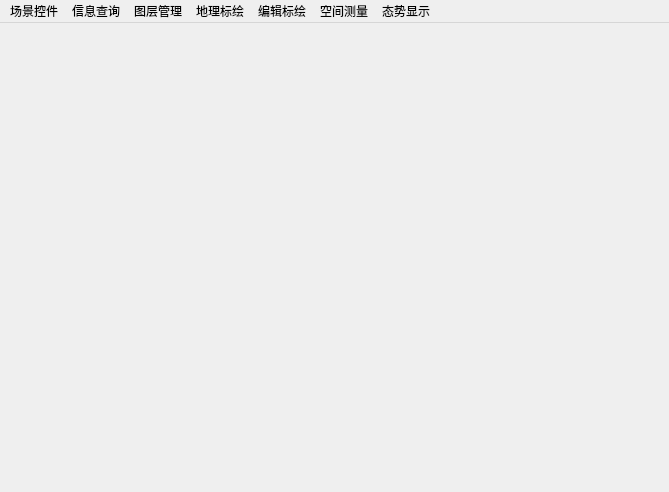
 <widget class="QMainWindow" name="myEarthSimClass">
  <property name="geometry">
   <rect>
    <x>0</x>
    <y>0</y>
    <width>669</width>
    <height>492</height>
   </rect>
  </property>
  <property name="windowTitle">
   <string>myEarthSim</string>
  </property>
  <widget class="QWidget" name="centralWidget">
   <layout class="QHBoxLayout" name="horizontalLayout">
    <property name="spacing">
     <number>0</number>
    </property>
    <property name="margin">
     <number>0</number>
    </property>
    <item>
     <layout class="QGridLayout" name="gridLayout">
      <item row="0" column="0">
       <layout class="QGridLayout" name="gridLayout_2">
        <item row="0" column="0">
         <layout class="QGridLayout" name="gridLayout_3">
          <item row="0" column="0">
           <layout class="QGridLayout" name="gridLayout_4"/>
          </item>
         </layout>
        </item>
       </layout>
      </item>
     </layout>
    </item>
   </layout>
  </widget>
  <widget class="QMenuBar" name="menuBar">
   <property name="geometry">
    <rect>
     <x>0</x>
     <y>0</y>
     <width>669</width>
     <height>23</height>
    </rect>
   </property>
   <widget class="QMenu" name="menu">
    <property name="title">
     <string>场景控件</string>
    </property>
    <widget class="QMenu" name="menu_25">
     <property name="title">
      <string>鼠标地理位置</string>
     </property>
     <addaction name="actionStartGetMourseGeoPosition"/>
     <addaction name="actionEndGetMourseGeoPosition"/>
    </widget>
    <addaction name="actionShowEarthControl"/>
    <addaction name="actionSetNavigationPosition"/>
    <addaction name="actionSetGlobeScalePosition"/>
    <addaction name="actionFlyToTarget"/>
    <addaction name="menu_25"/>
    <addaction name="actionGUIEventHandler"/>
    <addaction name="actionStateTextSize"/>
    <addaction name="actionGetCameraPosition"/>
    <addaction name="actionSetCameraHeight"/>
    <addaction name="actionComputeAzimuth"/>
    <addaction name="actionSetCameraMode"/>
   </widget>
   <widget class="QMenu" name="menu_2">
    <property name="title">
     <string>图层管理</string>
    </property>
    <widget class="QMenu" name="menu_6">
     <property name="title">
      <string>影像图层</string>
     </property>
     <addaction name="action_TMSImage"/>
     <addaction name="action_UnVisibleTMSImage"/>
     <addaction name="action_VisibleTMSImage"/>
     <addaction name="action_gooleImage"/>
     <addaction name="action_unVidibleGoogleImage"/>
     <addaction name="action_VisiblegoogleImage"/>
     <addaction name="separator"/>
     <addaction name="actionAddTDTImage"/>
    </widget>
    <widget class="QMenu" name="menu_8">
     <property name="title">
      <string>高程图层</string>
     </property>
     <addaction name="action_TMSEle"/>
     <addaction name="action_unVisibleTMSEle"/>
     <addaction name="action_VisibleTMSEle"/>
     <addaction name="separator"/>
     <addaction name="actionAddTifDem"/>
    </widget>
    <widget class="QMenu" name="menu_9">
     <property name="title">
      <string>矢量图层</string>
     </property>
     <addaction name="action_addCountryLineShp"/>
     <addaction name="action_UnVisiblelineShp"/>
     <addaction name="action_VisiblelineShp"/>
     <addaction name="separator"/>
     <addaction name="action_AddPolygonShp"/>
     <addaction name="action_UnVisiblePolygonShp"/>
     <addaction name="action_VisiblePolygonShp"/>
     <addaction name="separator"/>
     <addaction name="action_AddPointShp"/>
     <addaction name="action_UnVisiblePointShp"/>
     <addaction name="action_VisiblePointShp"/>
    </widget>
    <widget class="QMenu" name="menu_18">
     <property name="title">
      <string>太乐瓦片</string>
     </property>
     <addaction name="actionLoadCustomTile"/>
     <addaction name="actionShowCustomTile"/>
     <addaction name="actionHideCustomTile"/>
    </widget>
    <widget class="QMenu" name="menu_28">
     <property name="title">
      <string>对象图层</string>
     </property>
     <addaction name="actionCreateJFQLayer"/>
     <addaction name="actionVisibleJFQLayer"/>
     <addaction name="actionDeleteJFQLayer"/>
    </widget>
    <addaction name="menu_6"/>
    <addaction name="menu_8"/>
    <addaction name="menu_9"/>
    <addaction name="menu_18"/>
    <addaction name="menu_28"/>
   </widget>
   <widget class="QMenu" name="menu_3">
    <property name="title">
     <string>地理标绘</string>
    </property>
    <widget class="QMenu" name="menu_12">
     <property name="title">
      <string>地理方格</string>
     </property>
     <addaction name="actionCreateRectGrid"/>
     <addaction name="actionDeleteRectGrid"/>
    </widget>
    <widget class="QMenu" name="menu_11">
     <property name="title">
      <string>地理圆格</string>
     </property>
     <addaction name="actionCreateRingGrid"/>
     <addaction name="actionDeleteRingGrid"/>
    </widget>
    <widget class="QMenu" name="menu_13">
     <property name="title">
      <string>地理圆（扇形）</string>
     </property>
     <addaction name="actionCreateCircle"/>
     <addaction name="actionDeleteCircle"/>
    </widget>
    <widget class="QMenu" name="menu_7">
     <property name="title">
      <string>地标点</string>
     </property>
     <addaction name="action_CreatPoint"/>
     <addaction name="action_DeletePoint"/>
    </widget>
    <widget class="QMenu" name="menu_16">
     <property name="title">
      <string>地理折线</string>
     </property>
     <addaction name="action_CreateLine"/>
     <addaction name="action_DeleteLine"/>
    </widget>
    <widget class="QMenu" name="menu_17">
     <property name="title">
      <string>地理面</string>
     </property>
     <addaction name="action_CreatePolygon"/>
     <addaction name="action_DeletePolygon"/>
    </widget>
    <widget class="QMenu" name="menu_24">
     <property name="title">
      <string>地理标牌</string>
     </property>
     <addaction name="actionCreateScutcheon"/>
     <addaction name="actionDeleteScutcheon"/>
    </widget>
    <widget class="QMenu" name="menu_29">
     <property name="title">
      <string>地理线段</string>
     </property>
     <addaction name="actionCreateSegment"/>
     <addaction name="actionDeleteSegment"/>
    </widget>
    <widget class="QMenu" name="menu_31">
     <property name="title">
      <string>雷达扫描线</string>
     </property>
     <addaction name="actionCreateRadarLine"/>
     <addaction name="actionModifyRadarColor"/>
     <addaction name="actionDeleteRadarLine"/>
    </widget>
    <addaction name="menu_7"/>
    <addaction name="menu_29"/>
    <addaction name="menu_16"/>
    <addaction name="menu_17"/>
    <addaction name="menu_13"/>
    <addaction name="menu_12"/>
    <addaction name="menu_11"/>
    <addaction name="menu_24"/>
    <addaction name="menu_31"/>
   </widget>
   <widget class="QMenu" name="menu_4">
    <property name="title">
     <string>空间测量</string>
    </property>
    <widget class="QMenu" name="menu_10">
     <property name="title">
      <string>距离量算</string>
     </property>
     <addaction name="action_BeginMeasureDistance"/>
     <addaction name="action_EndMeasureDistance"/>
     <addaction name="action_BeginSphereDistance"/>
     <addaction name="action_EndSphereDistance"/>
    </widget>
    <widget class="QMenu" name="menu_14">
     <property name="title">
      <string>面积量算</string>
     </property>
     <addaction name="action_BeginFlatArea"/>
     <addaction name="action_EndFlatArea"/>
     <addaction name="action_BeginSphereArea"/>
     <addaction name="action_EndSphereArea"/>
    </widget>
    <widget class="QMenu" name="menu_15">
     <property name="title">
      <string>方位量算</string>
     </property>
     <addaction name="action_BeginAzimuth"/>
     <addaction name="action_EndAzimuth"/>
    </widget>
    <addaction name="menu_10"/>
    <addaction name="menu_14"/>
    <addaction name="menu_15"/>
   </widget>
   <widget class="QMenu" name="menu_5">
    <property name="title">
     <string>态势显示</string>
    </property>
    <widget class="QMenu" name="menu_26">
     <property name="title">
      <string>添加态势显示</string>
     </property>
     <addaction name="action_AddDynamicObjects"/>
     <addaction name="actionControlIconVisible"/>
     <addaction name="actionSetScutcheonFields"/>
     <addaction name="actionControlScutVisible"/>
     <addaction name="actionControlTrackLineVisible"/>
     <addaction name="actionChangeTrackPoins"/>
     <addaction name="actionChangeTrackLineColor"/>
     <addaction name="actionChangeTrackLineType"/>
     <addaction name="actionChangeTrackLineWidth"/>
     <addaction name="actionChangeTrackLineLength"/>
     <addaction name="actionDirLineVisible"/>
     <addaction name="actionChangeDirLineColor"/>
     <addaction name="actionChangeDirLineType"/>
     <addaction name="actionChangeDirLineWidth"/>
     <addaction name="actionChangeIconStyle"/>
     <addaction name="actionChangeScuStyle"/>
     <addaction name="actionChangeObjectIconStyle"/>
     <addaction name="actionChangeObjectScuStyle"/>
     <addaction name="actionChangeObjectTrackPoint"/>
     <addaction name="actionChangeScuOffset"/>
     <addaction name="actionChangeScuShadow"/>
     <addaction name="actionChangeObjectScuShadow"/>
     <addaction name="actionVisibleIconText"/>
     <addaction name="actionVisibleObjectIconText"/>
     <addaction name="actionEnableDragScu"/>
     <addaction name="actionScuLineVisible"/>
     <addaction name="actionChangeScuLineType"/>
     <addaction name="actionChangeScuLineColor"/>
     <addaction name="actionChangeScuLineWidth"/>
    </widget>
    <widget class="QMenu" name="menu_27">
     <property name="title">
      <string>添加警告区域</string>
     </property>
     <addaction name="action_AddWarnningRegion"/>
     <addaction name="actionAddObjectListener"/>
     <addaction name="actionAddScanningRegion"/>
     <addaction name="actionDynamicObjectBlink"/>
    </widget>
    <addaction name="separator"/>
    <addaction name="menu_27"/>
    <addaction name="menu_26"/>
    <addaction name="actionDynamicObjectVisible"/>
    <addaction name="actionObjectVisibleByFacility"/>
    <addaction name="separator"/>
    <addaction name="actionCircleTangentAngle"/>
    <addaction name="actionPolygonTangentAngle"/>
    <addaction name="actionComputeAngle"/>
    <addaction name="actionComputeBanyCenter"/>
    <addaction name="actionJudgePointInCircle"/>
    <addaction name="actionJudgePointInGeometry"/>
   </widget>
   <widget class="QMenu" name="menu_19">
    <property name="title">
     <string>编辑标绘</string>
    </property>
    <widget class="QMenu" name="menu_20">
     <property name="title">
      <string>点标绘</string>
     </property>
     <addaction name="action_BeginEditorPoint"/>
     <addaction name="action_EndEditorPoint"/>
    </widget>
    <widget class="QMenu" name="menu_21">
     <property name="title">
      <string>线标绘</string>
     </property>
     <addaction name="action_BeginEditorLine"/>
     <addaction name="action_EndEditorLine"/>
    </widget>
    <widget class="QMenu" name="menu_22">
     <property name="title">
      <string>面标绘</string>
     </property>
     <addaction name="action_BeginEditorPolygon"/>
     <addaction name="action_EndEditorPolygon"/>
    </widget>
    <widget class="QMenu" name="menu_30">
     <property name="title">
      <string>图形编辑</string>
     </property>
     <addaction name="actionBeginGraphicEdit"/>
     <addaction name="actionBeginSelectedGraphicEdit"/>
     <addaction name="actionEndGraphicEdit"/>
    </widget>
    <addaction name="menu_20"/>
    <addaction name="menu_21"/>
    <addaction name="menu_22"/>
    <addaction name="separator"/>
    <addaction name="menu_30"/>
   </widget>
   <widget class="QMenu" name="menu_23">
    <property name="title">
     <string>信息查询</string>
    </property>
    <addaction name="actionStartPointQuery"/>
    <addaction name="actionEndPointQuery"/>
   </widget>
   <addaction name="menu"/>
   <addaction name="menu_23"/>
   <addaction name="menu_2"/>
   <addaction name="menu_3"/>
   <addaction name="menu_19"/>
   <addaction name="menu_4"/>
   <addaction name="menu_5"/>
  </widget>
  <action name="actionShowEarthControl">
   <property name="text">
    <string>创建显示控件</string>
   </property>
  </action>
  <action name="actionFlyToTarget">
   <property name="text">
    <string>定位南京</string>
   </property>
  </action>
  <action name="action_TMSImage">
   <property name="text">
    <string>添加TMS影像</string>
   </property>
  </action>
  <action name="action_TMSEle">
   <property name="text">
    <string>添加TMS高程</string>
   </property>
  </action>
  <action name="action_gooleImage">
   <property name="text">
    <string>添加goole影像</string>
   </property>
  </action>
  <action name="action_UnVisibleTMSImage">
   <property name="text">
    <string>隐藏TMS影像</string>
   </property>
  </action>
  <action name="action_unVidibleGoogleImage">
   <property name="text">
    <string>隐藏google影像</string>
   </property>
  </action>
  <action name="action_unVisibleTMSEle">
   <property name="text">
    <string>隐藏TMS高程</string>
   </property>
  </action>
  <action name="action_VisibleTMSImage">
   <property name="text">
    <string>显示TMS影像</string>
   </property>
  </action>
  <action name="action_VisiblegoogleImage">
   <property name="text">
    <string>显示google影像</string>
   </property>
  </action>
  <action name="action_VisibleTMSEle">
   <property name="text">
    <string>显示TMS高程</string>
   </property>
  </action>
  <action name="action_addCountryLineShp">
   <property name="text">
    <string>添加国界线</string>
   </property>
  </action>
  <action name="action_UnVisiblelineShp">
   <property name="text">
    <string>隐藏国界线</string>
   </property>
  </action>
  <action name="action_VisiblelineShp">
   <property name="text">
    <string>显示国界线</string>
   </property>
  </action>
  <action name="action_AddPolygonShp">
   <property name="text">
    <string>添加国界面</string>
   </property>
  </action>
  <action name="action_UnVisiblePolygonShp">
   <property name="text">
    <string>隐藏国界面</string>
   </property>
  </action>
  <action name="action_VisiblePolygonShp">
   <property name="text">
    <string>显示国界面</string>
   </property>
  </action>
  <action name="action_AddPointShp">
   <property name="text">
    <string>添加省点数据</string>
   </property>
  </action>
  <action name="action_UnVisiblePointShp">
   <property name="text">
    <string>隐藏省点数据</string>
   </property>
  </action>
  <action name="action_VisiblePointShp">
   <property name="text">
    <string>显示省点数据</string>
   </property>
  </action>
  <action name="action_BeginMeasureDistance">
   <property name="text">
    <string>开始平面距离量算</string>
   </property>
  </action>
  <action name="action_EndMeasureDistance">
   <property name="text">
    <string>结束平面距离量算</string>
   </property>
  </action>
  <action name="actionCreateRingGrid">
   <property name="text">
    <string>创建</string>
   </property>
  </action>
  <action name="actionDeleteRingGrid">
   <property name="text">
    <string>销毁</string>
   </property>
  </action>
  <action name="actionDeleteRectGrid">
   <property name="text">
    <string>销毁</string>
   </property>
  </action>
  <action name="actionCreateRectGrid">
   <property name="text">
    <string>创建</string>
   </property>
  </action>
  <action name="actionCreateCircle">
   <property name="text">
    <string>创建</string>
   </property>
  </action>
  <action name="actionDeleteCircle">
   <property name="text">
    <string>销毁</string>
   </property>
  </action>
  <action name="action_BeginSphereDistance">
   <property name="text">
    <string>开始球面距离量算</string>
   </property>
  </action>
  <action name="action_EndSphereDistance">
   <property name="text">
    <string>结束球面距离量算</string>
   </property>
  </action>
  <action name="action_BeginFlatArea">
   <property name="text">
    <string>开始平面面积量算</string>
   </property>
  </action>
  <action name="action_EndFlatArea">
   <property name="text">
    <string>结束平面面积量算</string>
   </property>
  </action>
  <action name="action_BeginSphereArea">
   <property name="text">
    <string>开始球面面积量算</string>
   </property>
  </action>
  <action name="action_EndSphereArea">
   <property name="text">
    <string>结束球面面积量算</string>
   </property>
  </action>
  <action name="action_BeginAzimuth">
   <property name="text">
    <string>开始方位量算</string>
   </property>
  </action>
  <action name="action_EndAzimuth">
   <property name="text">
    <string>结束方位量算</string>
   </property>
  </action>
  <action name="actionSetNavigationPosition">
   <property name="text">
    <string>设置导航键位置</string>
   </property>
  </action>
  <action name="action_CreatPoint">
   <property name="text">
    <string>创建</string>
   </property>
  </action>
  <action name="action_DeletePoint">
   <property name="text">
    <string>销毁</string>
   </property>
  </action>
  <action name="action_CreateLine">
   <property name="text">
    <string>创建</string>
   </property>
  </action>
  <action name="action_DeleteLine">
   <property name="text">
    <string>销毁</string>
   </property>
  </action>
  <action name="action_CreatePolygon">
   <property name="text">
    <string>创建</string>
   </property>
  </action>
  <action name="action_DeletePolygon">
   <property name="text">
    <string>销毁</string>
   </property>
  </action>
  <action name="actionLoadCustomTile">
   <property name="text">
    <string>加载custom瓦片</string>
   </property>
  </action>
  <action name="actionShowCustomTile">
   <property name="text">
    <string>显示custom瓦片</string>
   </property>
  </action>
  <action name="actionHideCustomTile">
   <property name="text">
    <string>隐藏custom瓦片</string>
   </property>
  </action>
  <action name="action_BeginEditorPoint">
   <property name="text">
    <string>开始编辑</string>
   </property>
  </action>
  <action name="action_EndEditorPoint">
   <property name="text">
    <string>结束编辑</string>
   </property>
  </action>
  <action name="action_BeginEditorLine">
   <property name="text">
    <string>开始编辑</string>
   </property>
  </action>
  <action name="action_EndEditorLine">
   <property name="text">
    <string>结束编辑</string>
   </property>
  </action>
  <action name="action_BeginEditorPolygon">
   <property name="text">
    <string>开始编辑</string>
   </property>
  </action>
  <action name="action_EndEditorPolygon">
   <property name="text">
    <string>结束编辑</string>
   </property>
  </action>
  <action name="actionStartPointQuery">
   <property name="text">
    <string>开始查询</string>
   </property>
  </action>
  <action name="actionEndPointQuery">
   <property name="text">
    <string>结束查询</string>
   </property>
  </action>
  <action name="actionCreateScutcheon">
   <property name="text">
    <string>创建</string>
   </property>
  </action>
  <action name="actionDeleteScutcheon">
   <property name="text">
    <string>销毁</string>
   </property>
  </action>
  <action name="actionStartGetMourseGeoPosition">
   <property name="text">
    <string>开启</string>
   </property>
  </action>
  <action name="actionEndGetMourseGeoPosition">
   <property name="text">
    <string>关闭</string>
   </property>
  </action>
  <action name="actionGUIEventHandler">
   <property name="text">
    <string>鼠标键盘事件</string>
   </property>
  </action>
  <action name="action_AddDynamicObjects">
   <property name="text">
    <string>接态势目标数据(模拟)</string>
   </property>
  </action>
  <action name="action_AddDynamicPoints">
   <property name="text">
    <string>添加态势轨迹</string>
   </property>
  </action>
  <action name="action_AddWarnningRegion">
   <property name="text">
    <string>添加告警区域</string>
   </property>
  </action>
  <action name="actionStateTextSize">
   <property name="text">
    <string>状态栏字体大小与风格</string>
   </property>
  </action>
  <action name="actionCreateJFQLayer">
   <property name="text">
    <string>创建禁飞区图层</string>
   </property>
  </action>
  <action name="actionDeleteJFQLayer">
   <property name="text">
    <string>销毁禁飞区图层</string>
   </property>
  </action>
  <action name="actionVisibleJFQLayer">
   <property name="text">
    <string>设置禁飞区显隐</string>
   </property>
  </action>
  <action name="actionCreateSegment">
   <property name="text">
    <string>创建</string>
   </property>
  </action>
  <action name="actionDeleteSegment">
   <property name="text">
    <string>销毁</string>
   </property>
  </action>
  <action name="actionControlTrackLineVisible">
   <property name="text">
    <string>显隐轨迹线</string>
   </property>
  </action>
  <action name="actionControlIconVisible">
   <property name="text">
    <string>显隐目标注记</string>
   </property>
  </action>
  <action name="actionChangeTrackLineColor">
   <property name="text">
    <string>修改轨迹线颜色</string>
   </property>
  </action>
  <action name="actionChangeTrackLineType">
   <property name="text">
    <string>修改轨迹线样式</string>
   </property>
  </action>
  <action name="actionControlScutVisible">
   <property name="text">
    <string>显隐目标标牌</string>
   </property>
  </action>
  <action name="actionDirLineVisible">
   <property name="text">
    <string>显隐方向线</string>
   </property>
  </action>
  <action name="actionChangeDirLineColor">
   <property name="text">
    <string>修改方向线颜色</string>
   </property>
  </action>
  <action name="actionChangeDirLineType">
   <property name="text">
    <string>修改方向线样式</string>
   </property>
  </action>
  <action name="actionChangeTrackLineLength">
   <property name="text">
    <string>修改轨迹线长度</string>
   </property>
  </action>
  <action name="actionChangeTrackLineWidth">
   <property name="text">
    <string>修改轨迹线宽度</string>
   </property>
  </action>
  <action name="actionChangeDirLineWidth">
   <property name="text">
    <string>修改方向线宽度</string>
   </property>
  </action>
  <action name="action">
   <property name="text">
    <string>-</string>
   </property>
  </action>
  <action name="actionBeginGraphicEdit">
   <property name="text">
    <string>开启编辑</string>
   </property>
  </action>
  <action name="actionEndGraphicEdit">
   <property name="text">
    <string>结束编辑</string>
   </property>
  </action>
  <action name="actionAddObjectListener">
   <property name="text">
    <string>添加态势监听</string>
   </property>
  </action>
  <action name="actionCreateRadarLine">
   <property name="text">
    <string>创建</string>
   </property>
  </action>
  <action name="actionDeleteRadarLine">
   <property name="text">
    <string>销毁</string>
   </property>
  </action>
  <action name="actionDynamicObjectBlink">
   <property name="text">
    <string>态势对象闪烁</string>
   </property>
  </action>
  <action name="actionGetCameraPosition">
   <property name="text">
    <string>获取相机当前位置</string>
   </property>
  </action>
  <action name="actionComputeAzimuth">
   <property name="text">
    <string>计算两点的方位角</string>
   </property>
  </action>
  <action name="actionSetScutcheonFields">
   <property name="text">
    <string>设置标牌显示字段</string>
   </property>
  </action>
  <action name="actionCircleTangentAngle">
   <property name="text">
    <string>计算目标与圆区域切线夹角</string>
   </property>
  </action>
  <action name="actionPolygonTangentAngle">
   <property name="text">
    <string>计算目标与多边形切线夹角</string>
   </property>
  </action>
  <action name="actionComputeBanyCenter">
   <property name="text">
    <string>计算多边形的质心</string>
   </property>
  </action>
  <action name="actionComputeAngle">
   <property name="text">
    <string>计算目标到中心点连线与方位角方向的夹角</string>
   </property>
  </action>
  <action name="actionDynamicObjectVisible">
   <property name="text">
    <string>显隐单个态势对象</string>
   </property>
  </action>
  <action name="actionAddScanningRegion">
   <property name="text">
    <string>添加雷达扫描区 </string>
   </property>
  </action>
  <action name="actionObjectVisibleByFacility">
   <property name="text">
    <string>通过设备控制显示</string>
   </property>
  </action>
  <action name="actionSetCameraHeight">
   <property name="text">
    <string>设置相机高度</string>
   </property>
  </action>
  <action name="actionModifyRadarColor">
   <property name="text">
    <string>改颜色</string>
   </property>
  </action>
  <action name="actionChangeIconStyle">
   <property name="text">
    <string>修改注记风格</string>
   </property>
  </action>
  <action name="actionChangeScuStyle">
   <property name="text">
    <string>修改标牌风格</string>
   </property>
  </action>
  <action name="actionChangeObjectIconStyle">
   <property name="text">
    <string>单个修改注记风格</string>
   </property>
  </action>
  <action name="actionChangeObjectScuStyle">
   <property name="text">
    <string>单个修改标牌风格</string>
   </property>
  </action>
  <action name="actionChangeTrackPoins">
   <property name="text">
    <string>修改轨迹线点渲染模式</string>
   </property>
  </action>
  <action name="actionChangeObjectTrackPoint">
   <property name="text">
    <string>单个修改轨迹线点样式</string>
   </property>
  </action>
  <action name="actionChangeScuOffset">
   <property name="text">
    <string>修改标牌的偏移</string>
   </property>
  </action>
  <action name="actionSetCameraMode">
   <property name="text">
    <string>设置相机的操作模式</string>
   </property>
  </action>
  <action name="actionBeginSelectedGraphicEdit">
   <property name="text">
    <string>开启编辑(当前选中图形)</string>
   </property>
  </action>
  <action name="actionChangeScuShadow">
   <property name="text">
    <string>修改标牌文字阴影</string>
   </property>
  </action>
  <action name="actionChangeObjectScuShadow">
   <property name="text">
    <string>单个修改标牌文字阴影</string>
   </property>
  </action>
  <action name="actionJudgePointInCircle">
   <property name="text">
    <string>判断点在圆心内</string>
   </property>
  </action>
  <action name="actionJudgePointInGeometry">
   <property name="text">
    <string>判断点在多边形内</string>
   </property>
  </action>
  <action name="actionEnableDragScu">
   <property name="text">
    <string>标牌拖拽</string>
   </property>
  </action>
  <action name="actionSetGlobeScalePosition">
   <property name="text">
    <string>设置比例尺位置与风格</string>
   </property>
  </action>
  <action name="actionVisibleIconText">
   <property name="text">
    <string>显隐注记文字</string>
   </property>
  </action>
  <action name="actionVisibleObjectIconText">
   <property name="text">
    <string>单个显隐注记文字</string>
   </property>
  </action>
  <action name="actionScuLineVisible">
   <property name="text">
    <string>标牌线显隐</string>
   </property>
  </action>
  <action name="actionChangeScuLineType">
   <property name="text">
    <string>标牌线样式修改</string>
   </property>
  </action>
  <action name="actionChangeScuLineColor">
   <property name="text">
    <string>标牌线颜色修改</string>
   </property>
  </action>
  <action name="actionChangeScuLineWidth">
   <property name="text">
    <string>标牌线线宽修改</string>
   </property>
  </action>
  <action name="actionAddTDTImage">
   <property name="text">
    <string>添加天地图影像</string>
   </property>
  </action>
  <action name="actionAddTifDem">
   <property name="text">
    <string>添加本地tif高程</string>
   </property>
  </action>
 </widget>
